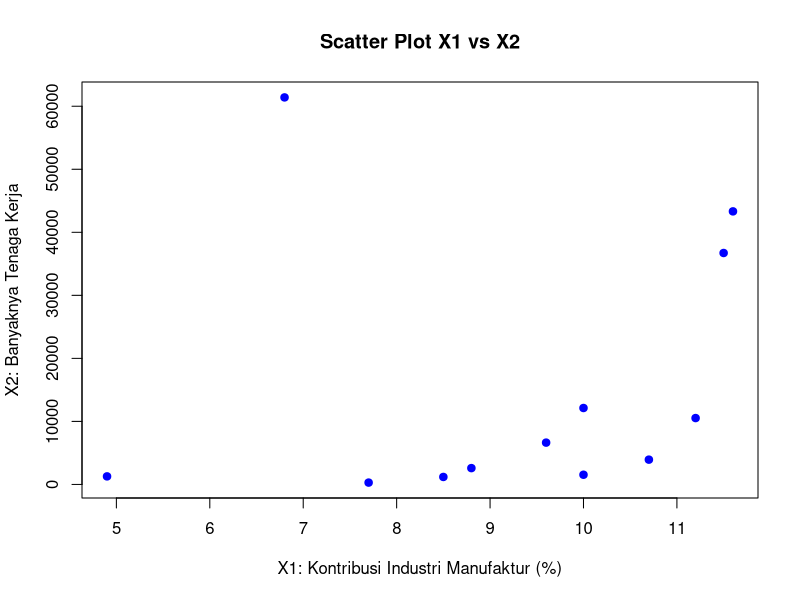
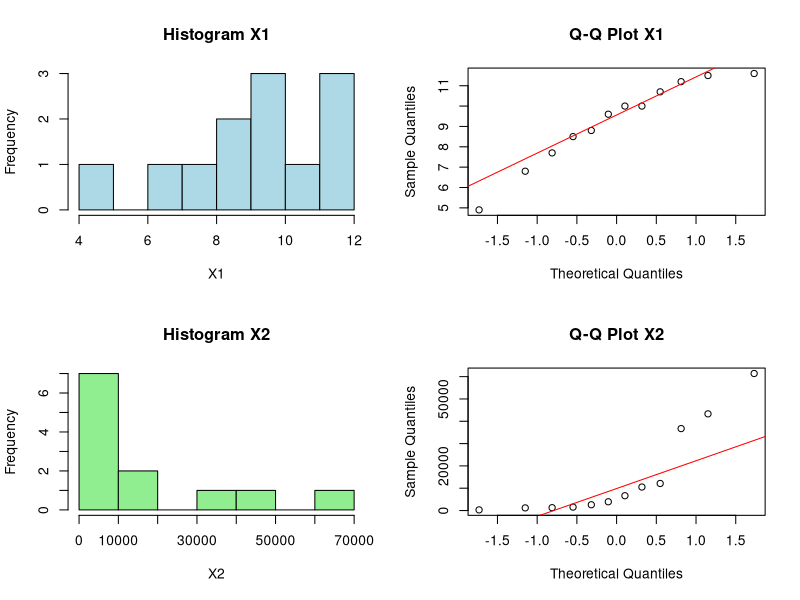

Source code (R) for these figures, in order:
## ---- chunk 1
knitr::opts_chunk$set(echo = TRUE, warning = FALSE, message = FALSE)
## ---- chunk 2
# Vektor untuk X1 dan X2
X1 <- c(8.8, 8.5, 7.7, 4.9, 9.6, 10, 11.5, 11.6, 11.2, 10.7, 10, 6.8)
X2 <- c(2589, 1186, 291, 1276, 6633, 12125, 36717, 43319, 10530, 3931, 1536, 61400)

# Membuat data frame
data <- data.frame(X1, X2)

# Menampilkan data
print(data)
## ---- chunk 3
plot(data$X1, data$X2,
     main = "Scatter Plot X1 vs X2",
     xlab = "X1: Kontribusi Industri Manufaktur (%)",
     ylab = "X2: Banyaknya Tenaga Kerja",
     pch = 19, col = "blue")
## ---- chunk 4
# Mengatur layout plot menjadi 2 baris 2 kolom
par(mfrow = c(2, 2))

# Analisis untuk X1
hist(data$X1, main = "Histogram X1", xlab = "X1", col = "lightblue")
qqnorm(data$X1, main = "Q-Q Plot X1")
qqline(data$X1, col = "red")

# Analisis untuk X2
hist(data$X2, main = "Histogram X2", xlab = "X2", col = "lightgreen")
qqnorm(data$X2, main = "Q-Q Plot X2")
qqline(data$X2, col = "red")
